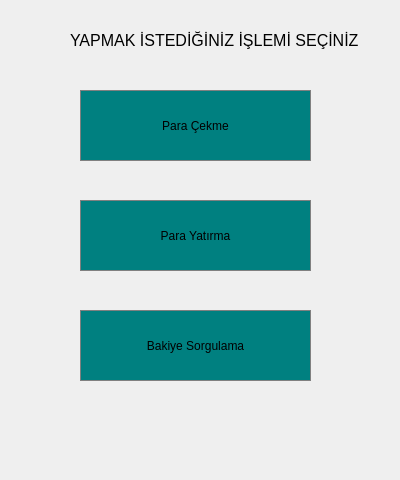
<?xml version="1.0" encoding="UTF-8"?>
<ui version="4.0">
 <class>MenuDialog</class>
 <widget class="QDialog" name="MenuDialog">
  <property name="geometry">
   <rect>
    <x>0</x>
    <y>0</y>
    <width>400</width>
    <height>480</height>
   </rect>
  </property>
  <property name="windowTitle">
   <string>Dialog</string>
  </property>
  <property name="styleSheet">
   <string notr="true">background image:url(:/background/C:/Users/duhan/Desktop/Icons/bankbackground2.jpg)</string>
  </property>
  <widget class="QPushButton" name="pushButton">
   <property name="geometry">
    <rect>
     <x>80</x>
     <y>90</y>
     <width>231</width>
     <height>71</height>
    </rect>
   </property>
   <property name="styleSheet">
    <string notr="true">QPushButton {
	background-color:#008080;
	border: 1px solid gray;
	padding: 5px;
}

QPushButton:pressed {
	background-color: #008080;
	border: 1px solid gray;
	padding: 5px;
}</string>
   </property>
   <property name="text">
    <string>Para Çekme</string>
   </property>
  </widget>
  <widget class="QPushButton" name="pushButton_2">
   <property name="geometry">
    <rect>
     <x>80</x>
     <y>200</y>
     <width>231</width>
     <height>71</height>
    </rect>
   </property>
   <property name="styleSheet">
    <string notr="true">QPushButton {
	background-color:#008080;
	border: 1px solid gray;
	padding: 5px;
}

QPushButton:pressed {
	background-color: #008080;
	border: 1px solid gray;
	padding: 5px;
}</string>
   </property>
   <property name="text">
    <string>Para Yatırma</string>
   </property>
  </widget>
  <widget class="QPushButton" name="pushButton_3">
   <property name="geometry">
    <rect>
     <x>80</x>
     <y>310</y>
     <width>231</width>
     <height>71</height>
    </rect>
   </property>
   <property name="styleSheet">
    <string notr="true">QPushButton {
	background-color:#008080;
	border: 1px solid gray;
	padding: 5px;
}

QPushButton:pressed {
	background-color: #008080;
	border: 1px solid gray;
	padding: 5px;
}</string>
   </property>
   <property name="text">
    <string>Bakiye Sorgulama</string>
   </property>
  </widget>
  <widget class="QLabel" name="label">
   <property name="geometry">
    <rect>
     <x>70</x>
     <y>10</y>
     <width>311</width>
     <height>61</height>
    </rect>
   </property>
   <property name="font">
    <font>
     <family>Arial</family>
     <pointsize>12</pointsize>
     <weight>50</weight>
     <bold>false</bold>
    </font>
   </property>
   <property name="text">
    <string>YAPMAK İSTEDİĞİNİZ İŞLEMİ SEÇİNİZ</string>
   </property>
  </widget>
 </widget>
 <resources/>
 <connections/>
</ui>
